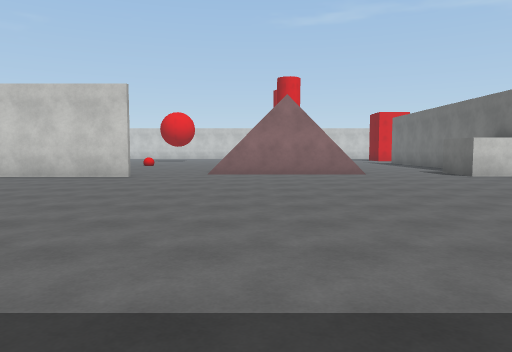
[1] (above)

23 first-person views from a walk through a 3-D level made in the Unity game engine. The camera is 1.4 m above the floor, tilts 4° down and sees 70° across. The floor is counted in squares, 2 m on a side. Each view is taken from the middle of a square. On the plan, view 1 faces up. The plan holds only what a view shows up to about 11 squares ahead; the rest is blank. The player is left out. Surface patterns are stand-ins for the level's own textures.

[2]
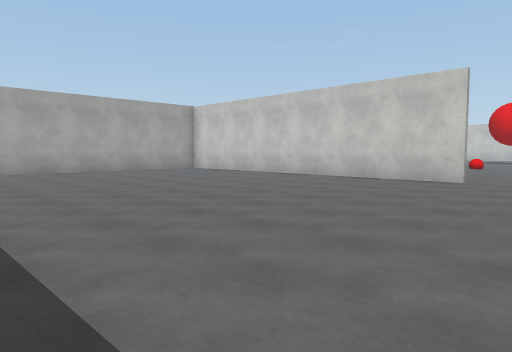

[3]
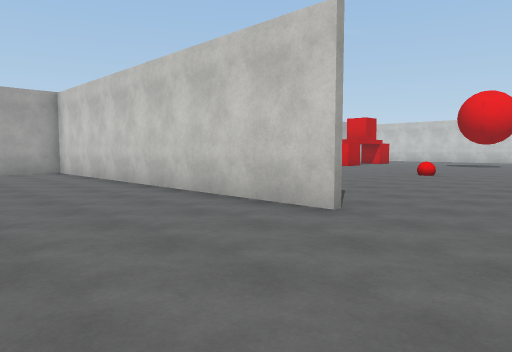

[4]
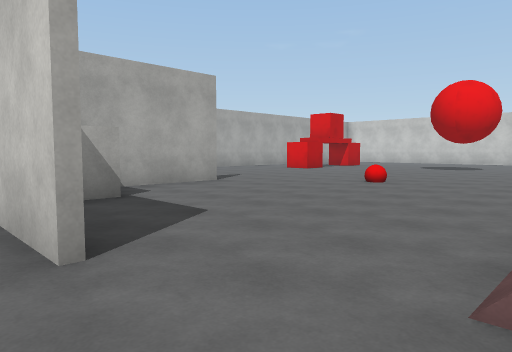

[5]
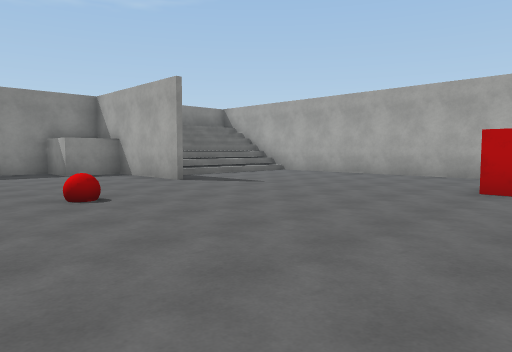

[6]
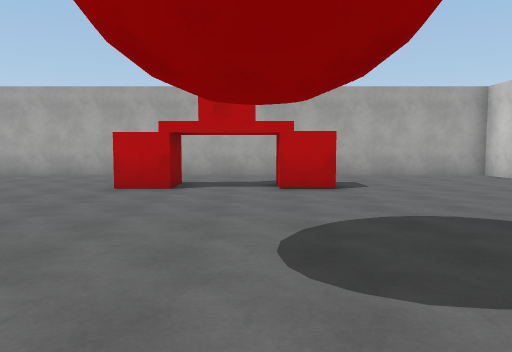

[7]
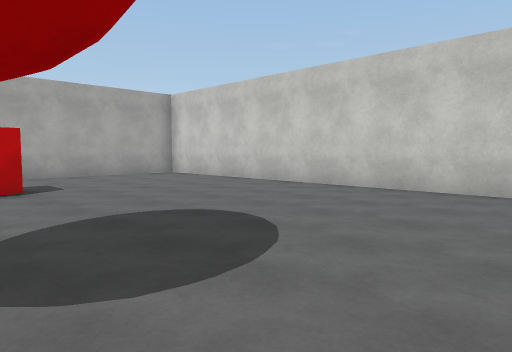

[8]
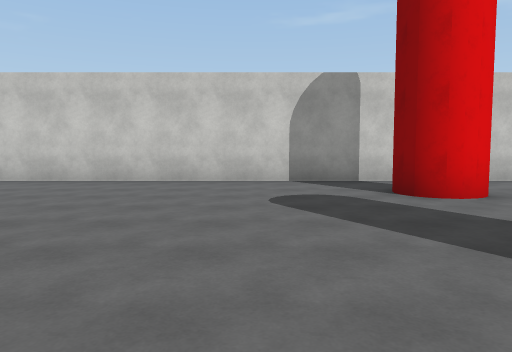

[9]
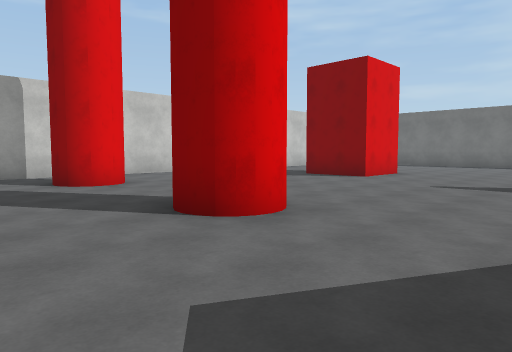

[10]
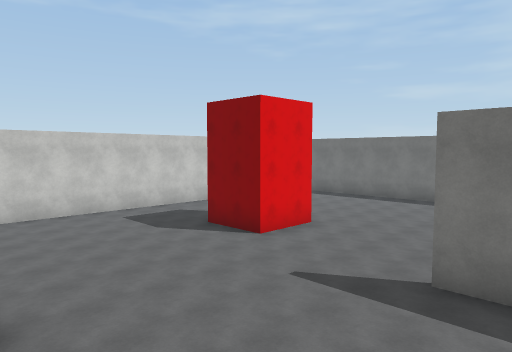

[11]
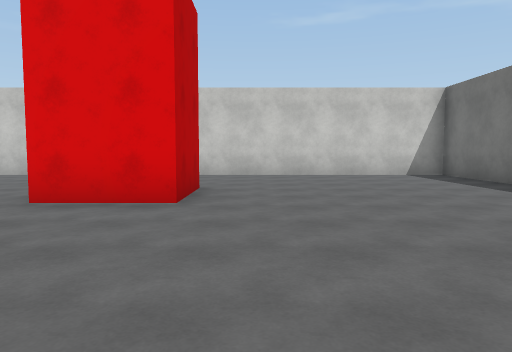

[12]
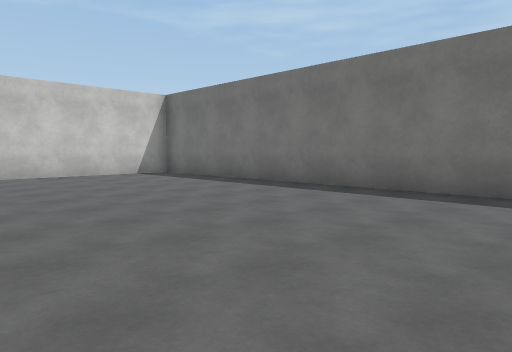

[13]
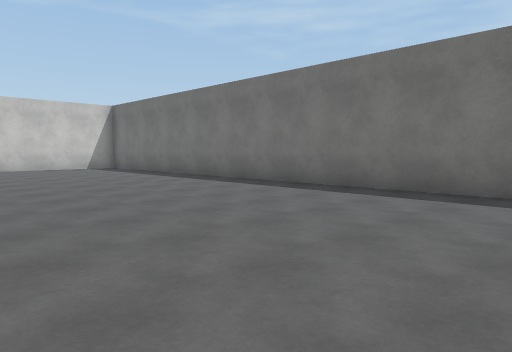

[14]
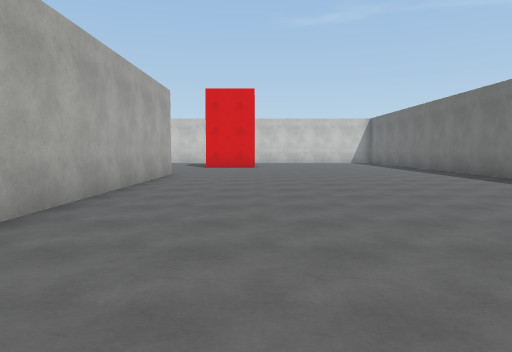

[15]
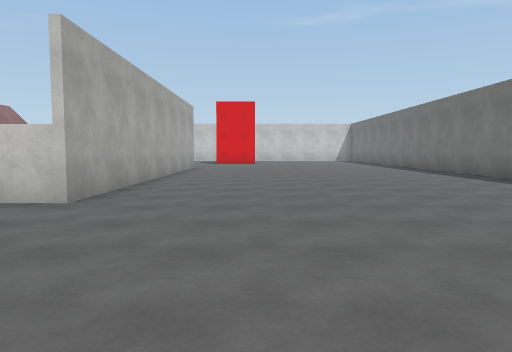

[16]
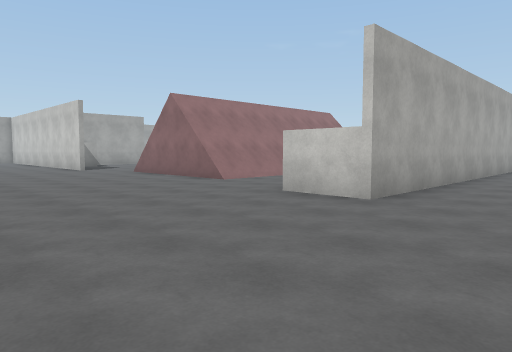

[17]
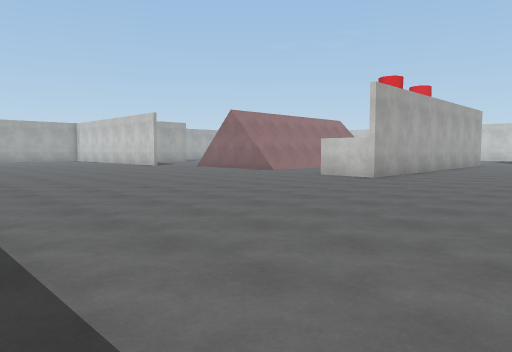

[18]
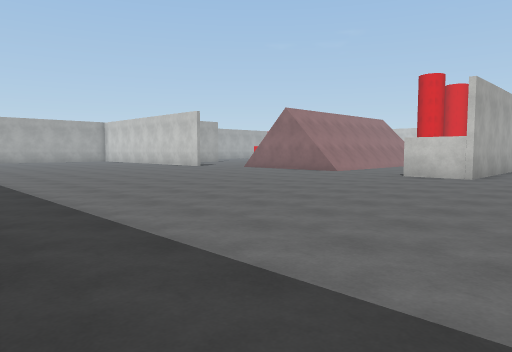

[19]
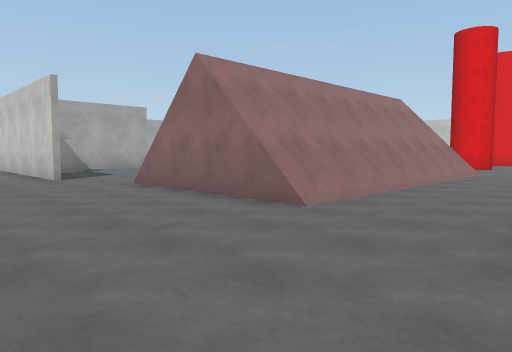

[20]
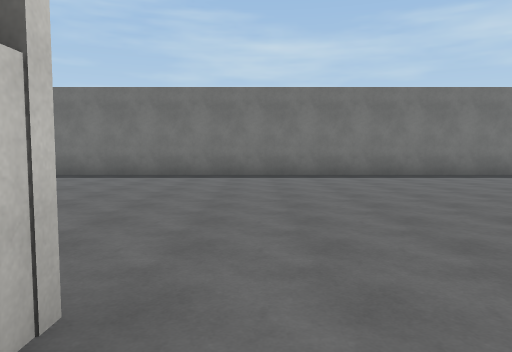

[21]
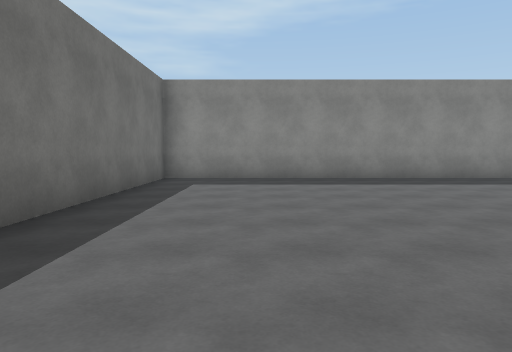

[22]
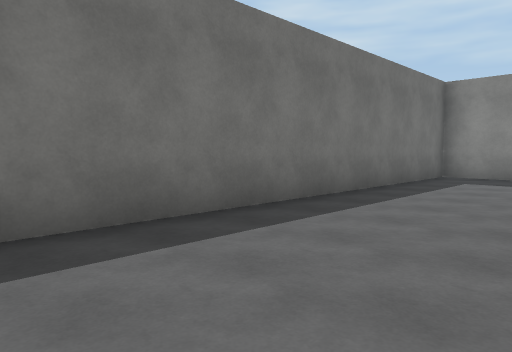

[23]
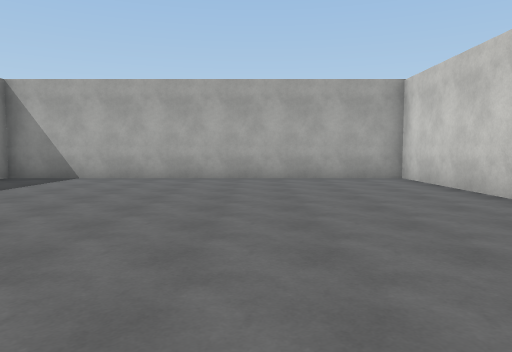

### Floor plan
Key: @ floor where view 1 was taken; # wall or solid block; . floor; / step, stairs or slope; B red ball; C red cube.
Columns run from 14 left of view 1 to 17 right of it. Each row starts with its distance up from view 1.
 30 #####################  #########
 29 #................ ...   .......#
 28 #.....................  .......#
 27 #...............#...... .......#
 26 #...................... .......#
 25 #.....................###......#
 24 #   C.................###......#
 23 #...............#..............#
 22 #...............#..............#
 21 #...C....... ..................#
 20 #........... ..................#
 19 #........... ........#.........#
 18 #...........   ///.  #.........#
 17 #........B...  ///.  #.........#
 16 #............  ///.  #.........#
 15    ..........  ///.. #.........#
 14     ..#......  ///.. #.........#
 13     //#......  ///.. #.........#
 12       #....../ ///.. #.........#
 11       ##...../////..##.........#
 10 ###########.........##.........#
  9 #..............................#
  8 #..............................#
  7 #..............................#
  6 #..............................#
  5 #..............................#
  4 #..............................#
  3 #..............................#
  2 #..............................#
  1 #...      .....................#
  0 #..           @      ..........#
 -1 ##                   ###########

Positions as (right, up) in squares from view 1, and headings:
1: (0, 0), facing up
2: (-1, 1), facing up-left
3: (-1, 6), facing up-left
4: (-1, 9), facing up-left
5: (-3, 22), facing down-left
6: (-3, 23), facing left
7: (-3, 23), facing up-left
8: (-1, 21), facing up
9: (-1, 19), facing up-right
10: (2, 18), facing up-right
11: (11, 19), facing up
12: (10, 19), facing up-right
13: (10, 15), facing up-right
14: (10, 9), facing up
15: (10, 5), facing up
16: (10, 5), facing up-left
17: (12, 1), facing up-left
18: (10, 0), facing up-left
19: (6, 7), facing up-left
20: (6, 9), facing right
21: (14, 9), facing down
22: (13, 10), facing down-right
23: (-4, 6), facing left
